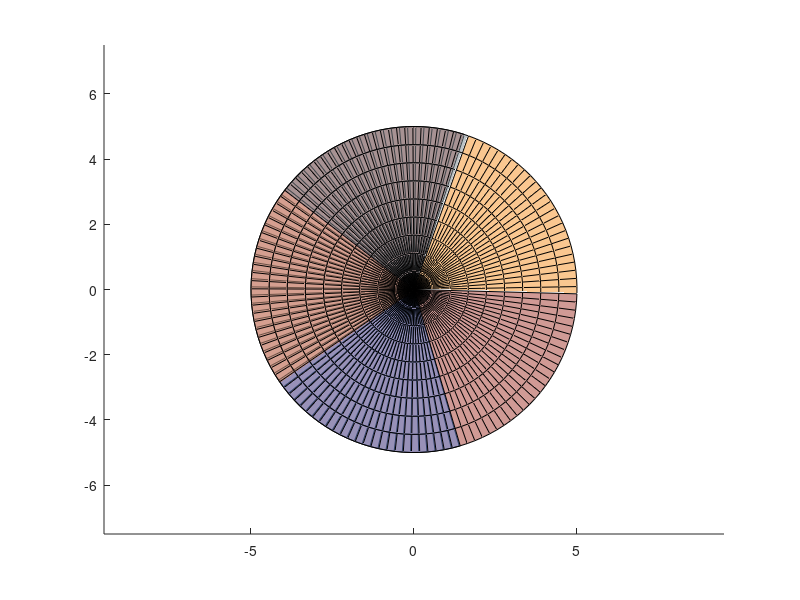

Write MATLAB code to recreate this figure.
% Plot Helical Phase front
k = 3;                        % play with this
r = linspace(0,5,10);
t = linspace(0,5);
[R,T] = meshgrid(r,t);
X = @(T) R.*cos(T);
Y = @(T) R.*sin(T);
Z = k.*T;
cla
n = 5;
hold on
for i = 1:n
    g = surf(X(T+2*pi*i/n),Y(T+2*pi*i/n),Z);
    set(g,'FaceColor',rand(1,3),'FaceAlpha',0.5)
end
hold off
axis equal